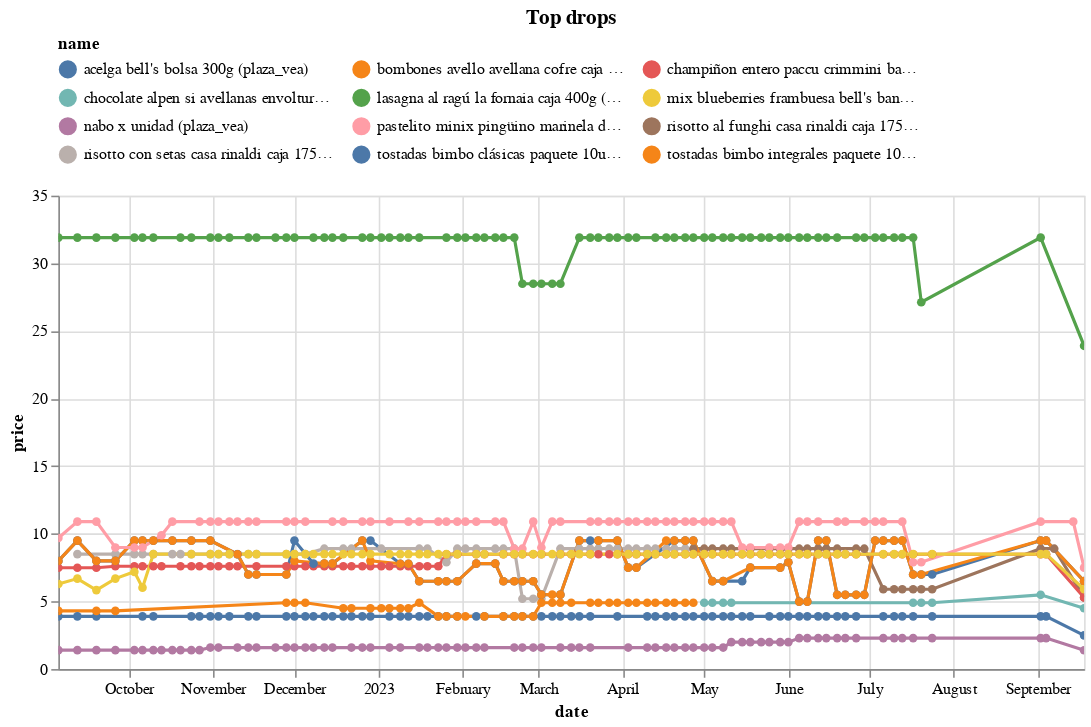

Write notebook code for a chart like this one.
### Code cell
(top_changes
 .sort_values('change')
 .head(10)
 .pipe(plot_changes, 'Top drops')
)

### Figure 1 — Vega-Lite specification as saved in the notebook (floating-point values rounded to 4 significant figures; data arrays with more than 128 entries replaced by an {"elided": "..."} marker saying what was removed)
{"config": {"view": {"continuousWidth": 300, "continuousHeight": 300}, "legend": {"columns": 3, "orient": "top"}}, "data": {"name": "data-9e73752f7761b0fe5066acef35a47a43"}, "mark": {"type": "line", "point": true}, "encoding": {"color": {"field": "name", "scale": {"domain": ["acelga bell's bolsa 300g (plaza_vea)", "bombones avello avellana cofre caja 15un (plaza_vea)", "champiñon entero paccu crimmini bandeja 200g (plaza_vea)", "chocolate alpen si avellanas envoltura 100g (plaza_vea)", "lasagna al ragú la fornaia caja 400g (plaza_vea)", "mix blueberries frambuesa bell's bandeja 100g (plaza_vea)", "nabo x unidad (plaza_vea)", "pastelito minix pingüino marinela doypack 200g (plaza_vea)", "risotto al funghi casa rinaldi caja 175g (plaza_vea)", "risotto con setas casa rinaldi caja 175g (plaza_vea)", "tostadas bimbo clásicas paquete 10un (plaza_vea)", "tostadas bimbo integrales paquete 10un (plaza_vea)"]}, "type": "nominal"}, "tooltip": [{"field": "name", "type": "nominal"}, {"field": "price", "type": "quantitative"}, {"field": "last_price", "type": "quantitative"}], "x": {"field": "date", "type": "temporal"}, "y": {"field": "price", "type": "quantitative"}}, "params": [{"name": "param_3", "select": {"type": "point", "fields": ["name"]}, "bind": "legend"}, {"name": "param_4", "select": {"type": "interval", "encodings": ["x", "y"]}, "bind": "scales"}], "title": "Top drops", "transform": [{"filter": {"param": "param_3"}}], "width": 650, "$schema": "https://vega.github.io/schema/vega-lite/v5.14.1.json", "datasets": {"data-9e73752f7761b0fe5066acef35a47a43": {"elided": "710 records"}}}
